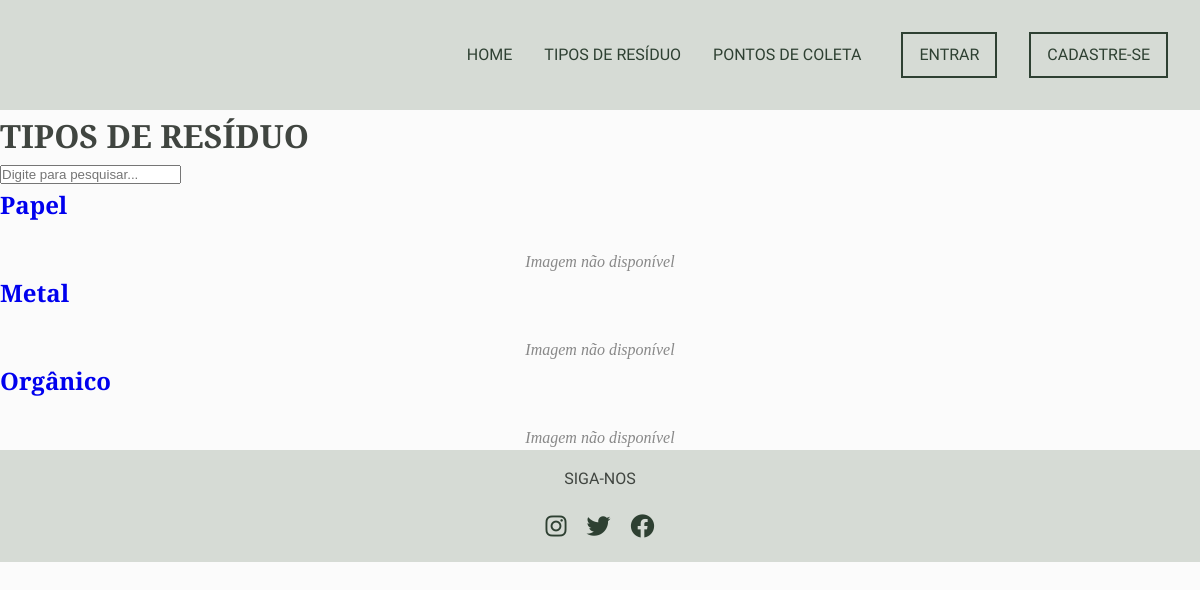
The page /tipos-de-residuo/tipos-de-residuo/ on the database its author committed.
### accounts/models.py (models this page shows, shortened)
class Residuo(models.Model):
    tipoResiduo = models.CharField(max_length=100)
    descricao = models.TextField()
    diretrizes = models.TextField()
    imagem = models.ImageField(upload_to='residuos_images/', null=True, blank=True)

### accounts/views.py (the view)
# urls.py: path('tipos-de-residuo/', tipos_residuo, name='tipos_residuo'),
def tipos_residuo(request):
    search_term = request.GET.get('search', '')
    residuos = Residuo.objects.filter(tipoResiduo__icontains=search_term) if search_term else Residuo.objects.all()
    return render(request, 'tipos-de-residuo.html', {'residuos': residuos, 'search_term': search_term})

### accounts/templates/tipos-de-residuo.html (shortened to what this page needs)
{% extends 'base.html' %}
{% load static %}
{% block content %}
    <div class="search-section">
        <h1>TIPOS DE RESÍDUO</h1>
        <input type="text" id="search" placeholder="Digite para pesquisar..." value="{{ search_term }}" oninput="filterResiduos()">
        <div class="residuos">
            {% if residuos %}
                {% for residuo in residuos %}
                <a href="{% url 'residuo-detalhe' residuo.pk %}" class="residuo-card-link">
                    <div class="residuo" data-name="{{ residuo.tipoResiduo }}">
                        <h2>{{ residuo.tipoResiduo }}</h2>
                        {% if residuo.image %}
                            <img src="{{ residuo.image.url }}" alt="{{ residuo.tipoResiduo }}">
                        {% else %}
                            <p class="image-not-available">Imagem não disponível</p>
                        {% endif %}
                    </div>
                </a>
                {% endfor %}
            {% else %}
                <p>A pesquisa não encontrou nenhum resultado.</p>
            {% endif %}
        </div>
    </div>
{% endblock %}

### accounts/static/css/style.css (style rules this page uses)
:root { --background-color: #FBFBFB; --section-color: #E9EAEC; --secondary-color: #2e4032; --accent-color: #803769; --text-color: #404540; --header-footer-color: #D6DBD5; }
* { margin: 0; padding: 0; box-sizing: border-box; }
body { font-family: 'Merriweather', serif; background-color: var(--background-color); color: var(--text-color); line-height: 1.6; }
a { text-decoration: none; }
.image-not-available { font-size: 1rem; color: #888; font-style: italic; text-align: center; margin-top: 1.5rem; }

### rows shown on the page
Residuo: tipoResiduo "Papel"
Residuo: tipoResiduo "Metal"
Residuo: tipoResiduo "Orgânico"
